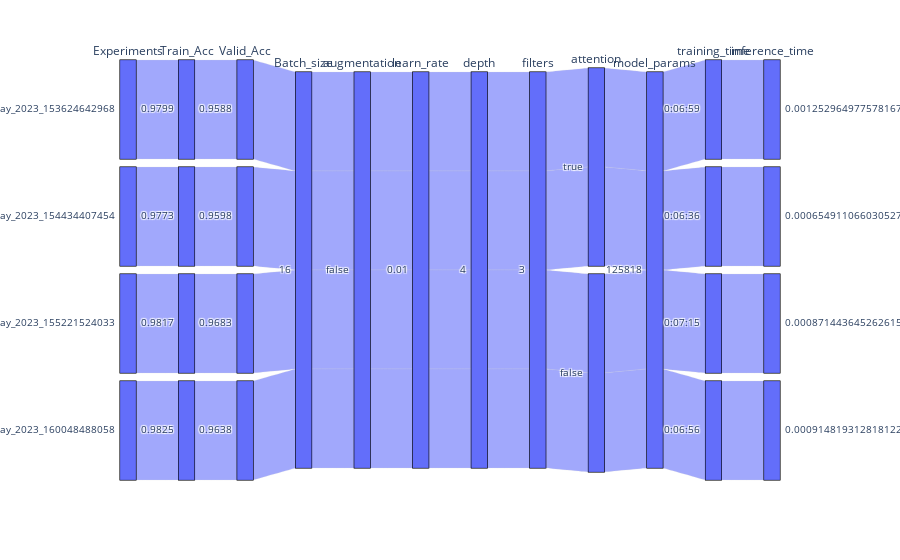

The cell this chart's notebook holds for it:
### Code cell
import plotly.express as px

fig = px.parallel_categories(exp)

fig.update_layout(xaxis={'tickangle': 45})

fig.show()

### Figure 1 — Plotly figure (JSON) as saved in the notebook; plotly's stock layout.template omitted (floating-point values rounded to 4 significant figures)
{"data": [{"dimensions": [{"label": "Experiments", "values": ["11_May_2023_153624642968", "11_May_2023_154434407454", "11_May_2023_155221524033", "11_May_2023_160048488058"]}, {"label": "Train_Acc", "values": [0.9799, 0.9773, 0.9817, 0.9825]}, {"label": "Valid_Acc", "values": [0.9588, 0.9598, 0.9683, 0.9638]}, {"label": "Batch_size", "values": [16, 16, 16, 16]}, {"label": "augmentation", "values": [false, false, false, false]}, {"label": "learn_rate", "values": [0.01, 0.01, 0.01, 0.01]}, {"label": "depth", "values": [4, 4, 4, 4]}, {"label": "filters", "values": [3, 3, 3, 3]}, {"label": "attention", "values": [true, true, false, false]}, {"label": "model_params", "values": [125818, 125818, 125818, 125818]}, {"label": "training_time", "values": ["0:06:59", "0:06:36", "0:07:15", "0:06:56"]}, {"label": "inference_time", "values": [0.001253, 0.0006549, 0.0008714, 0.0009148]}], "domain": {"x": [0, 1], "y": [0, 1]}, "name": "", "type": "parcats"}], "layout": {"legend": {"tracegroupgap": 0}, "margin": {"t": 60}, "xaxis": {"tickangle": 45}}}
